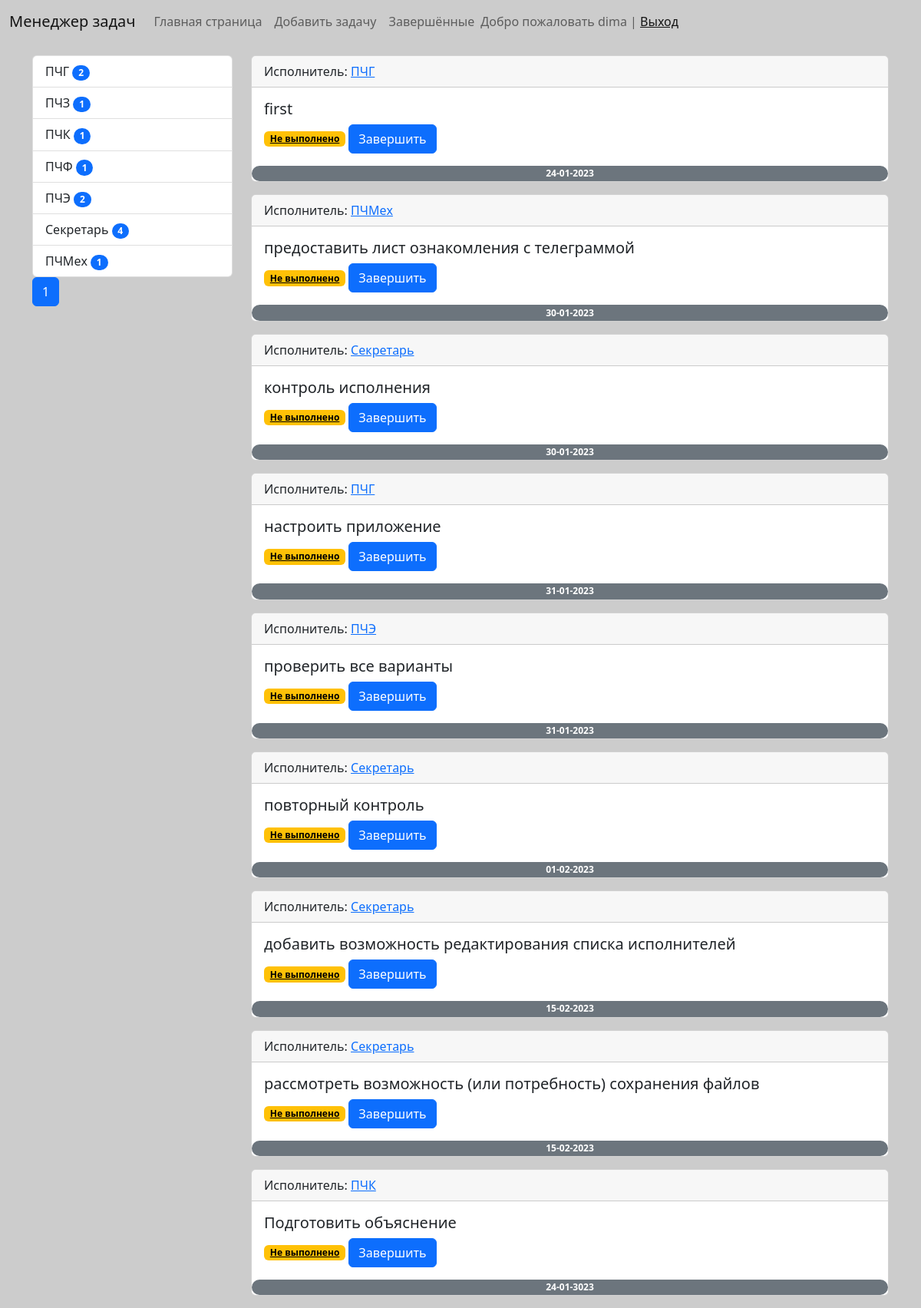
The app's page / (signed in) with its own data.
### secretary/models.py (models this page shows, shortened)
class Executor(models.Model):
    title = models.CharField(max_length=50, db_index=True, verbose_name='Исполнитель')
    def get_absolute_url(self):
        return reverse('executor', kwargs={'executor_id': self.pk})
    def __str__(self):
        return self.title
    class Meta:
        verbose_name = 'Исполнитель'
        verbose_name_plural = 'Исполнители'
        ordering = ['title']

class ToDo(models.Model):
    title = models.CharField('Задача', max_length=500)
    created_at = models.DateTimeField('Выдана', auto_now=True)
    executor = models.ForeignKey('Executor', on_delete=models.PROTECT, verbose_name='Исполнитель')
    period_of_execution = models.DateField('Срок(дата) исполнения')
    is_complete = models.BooleanField('Исполнено', default=False)
    class Meta:
        verbose_name = 'Задача'
        verbose_name_plural = 'Задачи'
        ordering = ['period_of_execution']

### secretary/views.py (the view)
# urls.py: path('', TodoList.as_view(), name='home'),
class TodoList(ListView):
    model = ToDo
    template_name = 'secretary/home_todo_list.html'
    context_object_name = 'todo'
    paginate_by = 10
    def get_context_data(self, *, object_list=None, **kwargs):
        context = super().get_context_data(**kwargs, is_complete=False)
        context['title'] = 'Главная страница'
        return context
    def get_queryset(self):
        return ToDo.objects.filter(is_complete=False).select_related('executor')

### secretary/templatetags/secretary_tags.py (called while the page is built)
@register.inclusion_tag('secretary/list_executors.html')
def show_executors():
    executors = Executor.objects.annotate(cnt=Count('todo')).filter(cnt__gt=0)
    return {'executors': executors}

### secretary/templates/secretary/home_todo_list.html (shortened to what this page needs)
{% extends 'base.html' %}
{% block sidebar %}
{% include 'inc/_sidebar.html' %}
{% endblock %}
{% block content %}
{% for item in todo %}
<div class="card mb-3">
    <div class="card-header">
        Исполнитель: <a href="{{ item.get_absolute_url }}">{{ item.executor }}</a>
    </div>
    <div class="card-body">
        <h5 class="card-title">{{ item.title }}</h5>
        {% if item.is_complete == False %}
        <a class="badge text-bg-warning">Не выполнено</a>
        <a href="{% url 'update' todo_id=item.id %}" class="btn btn-primary">Завершить</a>
        {% else %}
        <a class="badge text-bg-success">Завершено</a>
        <a href="{% url 'update' todo_id=item.id %}" class="btn btn-light">Восстановить</a>
        {% endif %}
    </div>
    <div class="badge rounded-pill text-bg-secondary">{{ item.period_of_execution|date:"d-m-Y" }}</div>
    </div>
{% endfor %}
</div>
{% endblock %}

### templates/inc/_nav.html (shortened to what this page needs)
<nav class="navbar navbar-expand-lg bg-body-tertiary">
    <div class="container-fluid">
        <a class="navbar-brand" href="{% url 'home' %}">Менеджер задач</a>
        <div class="collapse navbar-collapse" id="navbarSupportedContent">
            <ul class="navbar-nav me-auto mb-2 mb-lg-0">
                <li class="nav-item"><a class="nav-link" href="{% url 'home' %}">Главная страница</a>
                </li>
                <li class="nav-item">
                    <a class="nav-link" href="{% url 'add_todo' %}">Добавить задачу</a>
                </li>
                <li class="nav-item">
                    <a class="nav-link" href="{% url 'is_complete_todo' %}">Завершённые</a>
                </li>
            <span class="navbar-text">
                {% if request.user.is_authenticated %}
                Добро пожаловать {{ user.username }} | <a href="{% url 'logout' %}">Выход</a>
                {% else %}
                <a href="{% url 'register' %}">Register</a> | <a href="{% url 'login' %}">Login</a>
                {% endif %}
            </span>
        </div>
    </div>
</nav>

### secretary/templates/secretary/list_executors.html
<div class="list-group">
    {% for item in executors %}
    <a href="{{ item.get_absolute_url }}" class="list-group-item list-group-item-action">{{ item.title }}
    <span class="badge bg-primary rounded-pill">{{item.cnt}}</span>
    </a>
    {% endfor %}
</div>

### todoapp/static/css/styles.css (style rules this page uses)
body { background-color: #ccc }

### records on screen
Executor: title "ПЧГ", cnt "2"
Executor: title "ПЧЗ", cnt "1"
Executor: title "ПЧК", cnt "1"
Executor: title "ПЧФ", cnt "1"
Executor: title "ПЧЭ", cnt "2"
Executor: title "Секретарь", cnt "4"
Executor: title "ПЧМех", cnt "1"
ToDo: executor "ПЧГ", title "first", is_complete "Не выполнено", period_of_execution "24-01-2023"
ToDo: executor "ПЧМех", title "предоставить лист ознакомления с телеграммой", is_complete "Не выполнено", period_of_execution "30-01-2023"
ToDo: executor "Секретарь", title "контроль исполнения", is_complete "Не выполнено", period_of_execution "30-01-2023"
ToDo: executor "ПЧГ", title "настроить приложение", is_complete "Не выполнено", period_of_execution "31-01-2023"
ToDo: executor "ПЧЭ", title "проверить все варианты", is_complete "Не выполнено", period_of_execution "31-01-2023"
ToDo: executor "Секретарь", title "повторный контроль", is_complete "Не выполнено", period_of_execution "01-02-2023"
ToDo: executor "Секретарь", title "добавить возможность редактирования списка исполнителей", is_complete "Не выполнено", period_of_execution "15-02-2023"
ToDo: executor "Секретарь", title "рассмотреть возможность (или потребность) сохранения файлов", is_complete "Не выполнено", period_of_execution "15-02-2023"
ToDo: executor "ПЧК", title "Подготовить объяснение", is_complete "Не выполнено", period_of_execution "24-01-3023"

### other values on screen
{{ user.username }} "dima"
{{ p }} "1"
